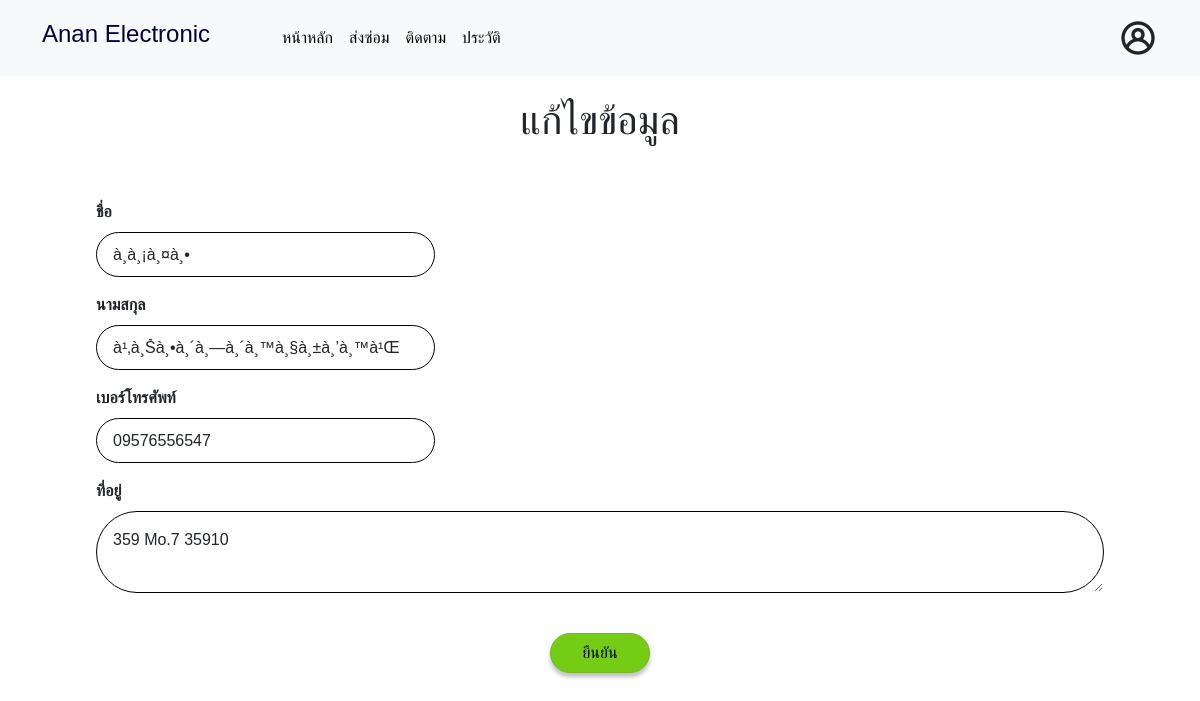
The page /edit_user.php (signed in) on the database its author committed.
### tables this page shows
CREATE TABLE `member` (
  `m_id` int(6) NOT NULL,
  `m_email` varchar(255) DEFAULT NULL,
  `m_password` varchar(128) DEFAULT NULL,
  `m_fname` varchar(255) DEFAULT NULL,
  `m_lname` varchar(255) DEFAULT NULL,
  `m_add` varchar(255) DEFAULT NULL,
  `m_tel` varchar(20) DEFAULT NULL,
  `del_flg` tinyint(1) NOT NULL DEFAULT 0 COMMENT 'ลบ = 1',
  `m_date_in` datetime DEFAULT NULL COMMENT 'วันที่เข้าสู่ระบบวันแรก'
);

### edit_user.php (the view, shortened to what this page needs)
<?php
include('database/condb.php');
?>
<!DOCTYPE html>
<html lang="en">
<head>
  <link rel="stylesheet" href="https://cdn.jsdelivr.net/npm/bootstrap@5.2.3/dist/css/bootstrap.min.css">
  <link rel="stylesheet" href="https://unicons.iconscout.com/release/v4.0.8/css/line.css">
  <link rel="stylesheet" href="css/edit.css">
  <link rel="stylesheet" href="css/all_page.css">
</head>
<body>
  <?php
  include('bar/topbar_invisible.php');
  $id = $_SESSION["id"];
  $sql = "SELECT * FROM member WHERE m_id = '$id'";
  $result = mysqli_query($conn, $sql);
  $row = mysqli_fetch_array($result);
  ?>
  <div class="px-5 pt-5 edit">
    <h1 class="pt-5 text-center">แก้ไขข้อมูล</h1>
    <form action="action/edit_user.php" method="POST">
      <div class="p-5">
        <div class="mb-3">
          <label for="exampleFormControlInput1" class="form-label fw-bold">ชื่อ</label>
          <input type="text" class="form-control input" id="exampleFormControlInput1" name="fname" value="<?= $row['m_fname'] ?>">
        </div>
        <div class="mb-3">
          <label for="exampleFormControlInput1" class="form-label fw-bold">นามสกุล</label>
          <input type="text" class="form-control input" id="exampleFormControlInput1" name="lname" value="<?= $row['m_lname'] ?>">
        </div>
        <div class="mb-3">
          <label for="exampleFormControlInput1" class="form-label fw-bold">เบอร์โทรศัพท์</label>
          <input type="text" class="form-control input" id="exampleFormControlInput1" name="tel" value="<?= $row['m_tel'] ?>">
        </div>
        <div class="mb-3">
          <label for="exampleFormControlTextarea1" class="form-label fw-bold">ที่อยู่</label>
          <textarea class="form-control address" id="exampleFormControlTextarea1" name="address"><?= $row['m_add'] ?></textarea>
        </div>
        <div class="text-center pt-4">
          <button type="submit" class="btn btn_custom">ยืนยัน</button>
        </div>
      </div>
    </form>
  </div>
</body>
</html>

### css/edit.css (style rules this page uses)
.edit { position: absolute; width: 100%; }
.input { border: 1px solid #000000; padding: 1rem; border-radius: 48px; width: 339px; height: 45px; background: white; transition: 0.3s; }
.address { border: 1px solid #000000; padding: 1rem; border-radius: 48px; background: white; transition: 0.3s; }
.btn_custom { background-color: #74CC14; border-color: #74B62C; background: #74CC14; color: black; width: 100px; height: 40px; box-shadow: 0px 4px 4px rgba(0, 0, 0, 0.25); border-radius: 30px; }

### css/all_page.css (style rules this page uses)
body { font-family: sans-serif; }

### bar/topbar_invisible.php (style rules this page uses)
body { font-family: sans-serif; }

### rows shown on the page
member: fname "à¸­à¸¡à¸¤à¸•", lname "à¹‚à¸Šà¸•à¸´à¸—à¸´à¸™à¸§à¸±à¸’à¸™à¹Œ", tel "09576556547", address "359 Mo.7 35910"
